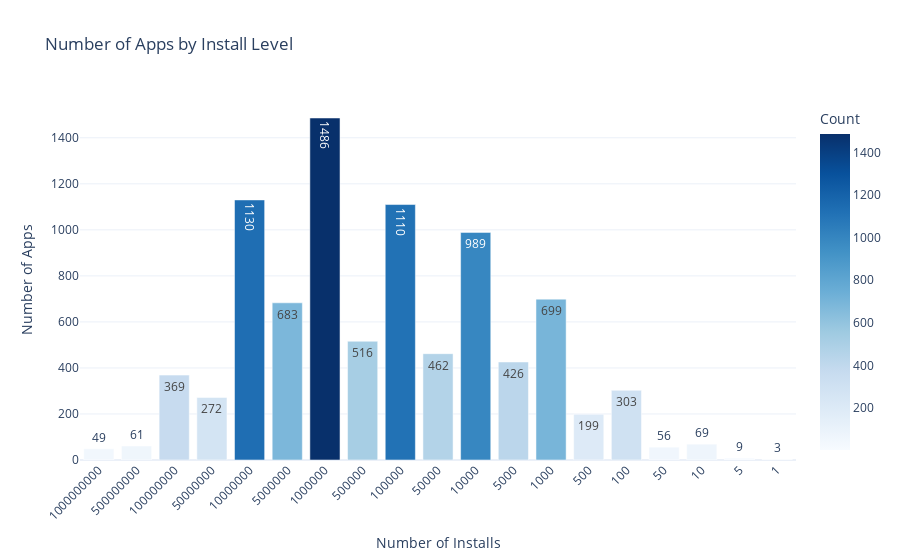

Notebook cell for this chart:
### Code cell
counted_apps['Installs'] = counted_apps['Installs'].astype(str)
fig = px.bar(counted_apps,
             x='Installs',
             y='Count',
             title='Number of Apps by Install Level',
             text='Count',
             color_continuous_scale='Blues',
             color='Count')
fig.update_layout(
    xaxis_title='Number of Installs',
    yaxis_title='Number of Apps',
    xaxis_tickformat=',',  # Add comma formatting
    xaxis_tickangle=-45,
    template='plotly_white'
)
fig.show()

### Figure 1 — Plotly figure (JSON) as saved in the notebook; plotly's stock layout.template omitted (floating-point values rounded to 4 significant figures)
{"data": [{"hovertemplate": "Installs=%{x}<br>Count=%{marker.color}<extra></extra>", "legendgroup": "", "marker": {"color": [49, 61, 369, 272, 1130, 683, 1486, 516, 1110, 462, 989, 426, 699, 199, 303, 56, 69, 9, 3], "coloraxis": "coloraxis", "pattern": {"shape": ""}}, "name": "", "orientation": "v", "showlegend": false, "text": [49.0, 61.0, 369.0, 272.0, 1130.0, 683.0, 1486.0, 516.0, 1110.0, 462.0, 989.0, 426.0, 699.0, 199.0, 303.0, 56.0, 69.0, 9.0, 3.0], "textposition": "auto", "type": "bar", "x": ["1000000000", "500000000", "100000000", "50000000", "10000000", "5000000", "1000000", "500000", "100000", "50000", "10000", "5000", "1000", "500", "100", "50", "10", "5", "1"], "xaxis": "x", "y": [49, 61, 369, 272, 1130, 683, 1486, 516, 1110, 462, 989, 426, 699, 199, 303, 56, 69, 9, 3], "yaxis": "y"}], "layout": {"barmode": "relative", "coloraxis": {"colorbar": {"title": {"text": "Count"}}, "colorscale": [[0, "rgb(247,251,255)"], [0.125, "rgb(222,235,247)"], [0.25, "rgb(198,219,239)"], [0.375, "rgb(158,202,225)"], [0.5, "rgb(107,174,214)"], [0.625, "rgb(66,146,198)"], [0.75, "rgb(33,113,181)"], [0.875, "rgb(8,81,156)"], [1, "rgb(8,48,107)"]]}, "legend": {"tracegroupgap": 0}, "title": {"text": "Number of Apps by Install Level"}, "xaxis": {"anchor": "y", "domain": [0, 1], "tickangle": -45, "tickformat": ",", "title": {"text": "Number of Installs"}}, "yaxis": {"anchor": "x", "domain": [0, 1], "title": {"text": "Number of Apps"}}}}
